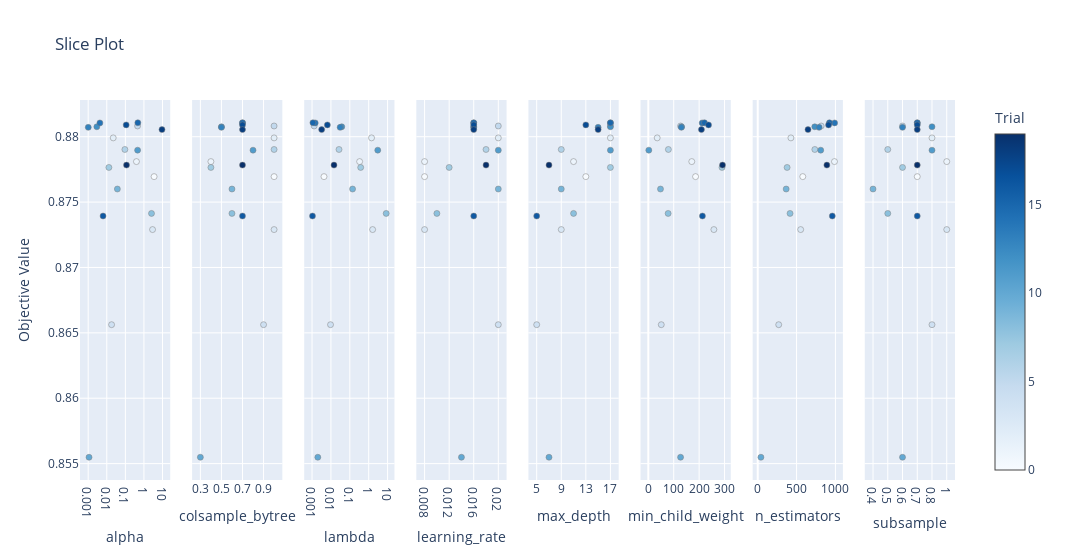

The cell this chart's notebook holds for it:
### Code cell
optuna.visualization.plot_slice(study)

### Figure 1 — Plotly figure (JSON) as saved in the notebook; plotly's stock layout.template omitted (floating-point values rounded to 4 significant figures)
{"data": [{"marker": {"color": [0, 1, 2, 3, 4, 5, 6, 7, 8, 9, 10, 11, 12, 13, 14, 15, 16, 17, 18, 19], "colorbar": {"title": {"text": "Trial"}, "x": 1, "xpad": 40}, "colorscale": [[0, "rgb(247,251,255)"], [0.125, "rgb(222,235,247)"], [0.25, "rgb(198,219,239)"], [0.375, "rgb(158,202,225)"], [0.5, "rgb(107,174,214)"], [0.625, "rgb(66,146,198)"], [0.75, "rgb(33,113,181)"], [0.875, "rgb(8,81,156)"], [1, "rgb(8,48,107)"]], "line": {"color": "Grey", "width": 0.5}, "showscale": true}, "mode": "markers", "name": "Feasible Trial", "showlegend": false, "type": "scatter", "x": [3.511, 0.3955, 0.02225, 2.907, 0.01816, 0.4528, 0.09423, 0.01299, 2.55, 0.03718, 0.00111, 0.4557, 0.002919, 0.00101, 0.004272, 0.4697, 0.006301, 0.1105, 9.333, 0.1154], "xaxis": "x", "y": [0.8769, 0.8781, 0.8799, 0.8729, 0.8656, 0.8808, 0.879, 0.8776, 0.8741, 0.876, 0.8555, 0.879, 0.8808, 0.8807, 0.8811, 0.8811, 0.8739, 0.8809, 0.8805, 0.8778], "yaxis": "y"}, {"marker": {"color": [0, 1, 2, 3, 4, 5, 6, 7, 8, 9, 10, 11, 12, 13, 14, 15, 16, 17, 18, 19], "colorbar": {"title": {"text": "Trial"}, "x": 1, "xpad": 40}, "colorscale": [[0, "rgb(247,251,255)"], [0.125, "rgb(222,235,247)"], [0.25, "rgb(198,219,239)"], [0.375, "rgb(158,202,225)"], [0.5, "rgb(107,174,214)"], [0.625, "rgb(66,146,198)"], [0.75, "rgb(33,113,181)"], [0.875, "rgb(8,81,156)"], [1, "rgb(8,48,107)"]], "line": {"color": "Grey", "width": 0.5}, "showscale": false}, "mode": "markers", "name": "Feasible Trial", "showlegend": false, "type": "scatter", "x": [1, 0.4, 1, 1, 0.9, 1, 1, 0.4, 0.6, 0.6, 0.3, 0.8, 0.5, 0.5, 0.7, 0.7, 0.7, 0.7, 0.7, 0.7], "xaxis": "x2", "y": [0.8769, 0.8781, 0.8799, 0.8729, 0.8656, 0.8808, 0.879, 0.8776, 0.8741, 0.876, 0.8555, 0.879, 0.8808, 0.8807, 0.8811, 0.8811, 0.8739, 0.8809, 0.8805, 0.8778], "yaxis": "y2"}, {"marker": {"color": [0, 1, 2, 3, 4, 5, 6, 7, 8, 9, 10, 11, 12, 13, 14, 15, 16, 17, 18, 19], "colorbar": {"title": {"text": "Trial"}, "x": 1, "xpad": 40}, "colorscale": [[0, "rgb(247,251,255)"], [0.125, "rgb(222,235,247)"], [0.25, "rgb(198,219,239)"], [0.375, "rgb(158,202,225)"], [0.5, "rgb(107,174,214)"], [0.625, "rgb(66,146,198)"], [0.75, "rgb(33,113,181)"], [0.875, "rgb(8,81,156)"], [1, "rgb(8,48,107)"]], "line": {"color": "Grey", "width": 0.5}, "showscale": false}, "mode": "markers", "name": "Feasible Trial", "showlegend": false, "type": "scatter", "x": [0.004303, 0.3318, 1.416, 1.616, 0.009525, 0.001294, 0.02679, 0.3765, 8.446, 0.1402, 0.002023, 3.021, 0.0375, 0.03077, 0.001474, 0.001112, 0.001056, 0.006473, 0.003238, 0.01456], "xaxis": "x3", "y": [0.8769, 0.8781, 0.8799, 0.8729, 0.8656, 0.8808, 0.879, 0.8776, 0.8741, 0.876, 0.8555, 0.879, 0.8808, 0.8807, 0.8811, 0.8811, 0.8739, 0.8809, 0.8805, 0.8778], "yaxis": "y3"}, {"marker": {"color": [0, 1, 2, 3, 4, 5, 6, 7, 8, 9, 10, 11, 12, 13, 14, 15, 16, 17, 18, 19], "colorbar": {"title": {"text": "Trial"}, "x": 1, "xpad": 40}, "colorscale": [[0, "rgb(247,251,255)"], [0.125, "rgb(222,235,247)"], [0.25, "rgb(198,219,239)"], [0.375, "rgb(158,202,225)"], [0.5, "rgb(107,174,214)"], [0.625, "rgb(66,146,198)"], [0.75, "rgb(33,113,181)"], [0.875, "rgb(8,81,156)"], [1, "rgb(8,48,107)"]], "line": {"color": "Grey", "width": 0.5}, "showscale": false}, "mode": "markers", "name": "Feasible Trial", "showlegend": false, "type": "scatter", "x": [0.008, 0.008, 0.02, 0.008, 0.02, 0.02, 0.018, 0.012, 0.01, 0.02, 0.014, 0.02, 0.016, 0.016, 0.016, 0.016, 0.016, 0.016, 0.016, 0.018], "xaxis": "x4", "y": [0.8769, 0.8781, 0.8799, 0.8729, 0.8656, 0.8808, 0.879, 0.8776, 0.8741, 0.876, 0.8555, 0.879, 0.8808, 0.8807, 0.8811, 0.8811, 0.8739, 0.8809, 0.8805, 0.8778], "yaxis": "y4"}, {"marker": {"color": [0, 1, 2, 3, 4, 5, 6, 7, 8, 9, 10, 11, 12, 13, 14, 15, 16, 17, 18, 19], "colorbar": {"title": {"text": "Trial"}, "x": 1, "xpad": 40}, "colorscale": [[0, "rgb(247,251,255)"], [0.125, "rgb(222,235,247)"], [0.25, "rgb(198,219,239)"], [0.375, "rgb(158,202,225)"], [0.5, "rgb(107,174,214)"], [0.625, "rgb(66,146,198)"], [0.75, "rgb(33,113,181)"], [0.875, "rgb(8,81,156)"], [1, "rgb(8,48,107)"]], "line": {"color": "Grey", "width": 0.5}, "showscale": false}, "mode": "markers", "name": "Feasible Trial", "showlegend": false, "type": "scatter", "x": [13, 11, 17, 9, 5, 17, 9, 17, 11, 9, 7, 17, 17, 15, 17, 17, 5, 13, 15, 7], "xaxis": "x5", "y": [0.8769, 0.8781, 0.8799, 0.8729, 0.8656, 0.8808, 0.879, 0.8776, 0.8741, 0.876, 0.8555, 0.879, 0.8808, 0.8807, 0.8811, 0.8811, 0.8739, 0.8809, 0.8805, 0.8778], "yaxis": "y5"}, {"marker": {"color": [0, 1, 2, 3, 4, 5, 6, 7, 8, 9, 10, 11, 12, 13, 14, 15, 16, 17, 18, 19], "colorbar": {"title": {"text": "Trial"}, "x": 1, "xpad": 40}, "colorscale": [[0, "rgb(247,251,255)"], [0.125, "rgb(222,235,247)"], [0.25, "rgb(198,219,239)"], [0.375, "rgb(158,202,225)"], [0.5, "rgb(107,174,214)"], [0.625, "rgb(66,146,198)"], [0.75, "rgb(33,113,181)"], [0.875, "rgb(8,81,156)"], [1, "rgb(8,48,107)"]], "line": {"color": "Grey", "width": 0.5}, "showscale": false}, "mode": "markers", "name": "Feasible Trial", "showlegend": false, "type": "scatter", "x": [186, 171, 35, 258, 51, 127, 79, 290, 78, 48, 127, 2, 131, 130, 212, 221, 213, 237, 209, 292], "xaxis": "x6", "y": [0.8769, 0.8781, 0.8799, 0.8729, 0.8656, 0.8808, 0.879, 0.8776, 0.8741, 0.876, 0.8555, 0.879, 0.8808, 0.8807, 0.8811, 0.8811, 0.8739, 0.8809, 0.8805, 0.8778], "yaxis": "y6"}, {"marker": {"color": [0, 1, 2, 3, 4, 5, 6, 7, 8, 9, 10, 11, 12, 13, 14, 15, 16, 17, 18, 19], "colorbar": {"title": {"text": "Trial"}, "x": 1, "xpad": 40}, "colorscale": [[0, "rgb(247,251,255)"], [0.125, "rgb(222,235,247)"], [0.25, "rgb(198,219,239)"], [0.375, "rgb(158,202,225)"], [0.5, "rgb(107,174,214)"], [0.625, "rgb(66,146,198)"], [0.75, "rgb(33,113,181)"], [0.875, "rgb(8,81,156)"], [1, "rgb(8,48,107)"]], "line": {"color": "Grey", "width": 0.5}, "showscale": false}, "mode": "markers", "name": "Feasible Trial", "showlegend": false, "type": "scatter", "x": [580, 988, 427, 553, 270, 817, 735, 378, 416, 366, 41, 811, 734, 790, 990, 923, 960, 912, 647, 890], "xaxis": "x7", "y": [0.8769, 0.8781, 0.8799, 0.8729, 0.8656, 0.8808, 0.879, 0.8776, 0.8741, 0.876, 0.8555, 0.879, 0.8808, 0.8807, 0.8811, 0.8811, 0.8739, 0.8809, 0.8805, 0.8778], "yaxis": "y7"}, {"marker": {"color": [0, 1, 2, 3, 4, 5, 6, 7, 8, 9, 10, 11, 12, 13, 14, 15, 16, 17, 18, 19], "colorbar": {"title": {"text": "Trial"}, "x": 1, "xpad": 40}, "colorscale": [[0, "rgb(247,251,255)"], [0.125, "rgb(222,235,247)"], [0.25, "rgb(198,219,239)"], [0.375, "rgb(158,202,225)"], [0.5, "rgb(107,174,214)"], [0.625, "rgb(66,146,198)"], [0.75, "rgb(33,113,181)"], [0.875, "rgb(8,81,156)"], [1, "rgb(8,48,107)"]], "line": {"color": "Grey", "width": 0.5}, "showscale": false}, "mode": "markers", "name": "Feasible Trial", "showlegend": false, "type": "scatter", "x": [0.7, 1, 0.8, 1, 0.8, 0.6, 0.5, 0.6, 0.5, 0.4, 0.6, 0.8, 0.8, 0.6, 0.7, 0.7, 0.7, 0.7, 0.7, 0.7], "xaxis": "x8", "y": [0.8769, 0.8781, 0.8799, 0.8729, 0.8656, 0.8808, 0.879, 0.8776, 0.8741, 0.876, 0.8555, 0.879, 0.8808, 0.8807, 0.8811, 0.8811, 0.8739, 0.8809, 0.8805, 0.8778], "yaxis": "y8"}], "layout": {"title": {"text": "Slice Plot"}, "width": 2400, "xaxis": {"anchor": "y", "domain": [0, 0.1031], "title": {"text": "alpha"}, "type": "log"}, "xaxis2": {"anchor": "y2", "categoryarray": [0.3, 0.4, 0.5, 0.6, 0.7, 0.8, 0.9, 1], "categoryorder": "array", "domain": [0.1281, 0.2312], "title": {"text": "colsample_bytree"}, "type": "category"}, "xaxis3": {"anchor": "y3", "domain": [0.2562, 0.3594], "title": {"text": "lambda"}, "type": "log"}, "xaxis4": {"anchor": "y4", "categoryarray": [0.008, 0.01, 0.012, 0.014, 0.016, 0.018, 0.02], "categoryorder": "array", "domain": [0.3844, 0.4875], "title": {"text": "learning_rate"}, "type": "category"}, "xaxis5": {"anchor": "y5", "categoryarray": [5, 7, 9, 11, 13, 15, 17], "categoryorder": "array", "domain": [0.5125, 0.6156], "title": {"text": "max_depth"}, "type": "category"}, "xaxis6": {"anchor": "y6", "domain": [0.6406, 0.7438], "title": {"text": "min_child_weight"}}, "xaxis7": {"anchor": "y7", "domain": [0.7687, 0.8719], "title": {"text": "n_estimators"}}, "xaxis8": {"anchor": "y8", "categoryarray": [0.4, 0.5, 0.6, 0.7, 0.8, 1], "categoryorder": "array", "domain": [0.8969, 1], "title": {"text": "subsample"}, "type": "category"}, "yaxis": {"anchor": "x", "domain": [0, 1], "title": {"text": "Objective Value"}}, "yaxis2": {"anchor": "x2", "domain": [0, 1], "matches": "y", "showticklabels": false}, "yaxis3": {"anchor": "x3", "domain": [0, 1], "matches": "y", "showticklabels": false}, "yaxis4": {"anchor": "x4", "domain": [0, 1], "matches": "y", "showticklabels": false}, "yaxis5": {"anchor": "x5", "domain": [0, 1], "matches": "y", "showticklabels": false}, "yaxis6": {"anchor": "x6", "domain": [0, 1], "matches": "y", "showticklabels": false}, "yaxis7": {"anchor": "x7", "domain": [0, 1], "matches": "y", "showticklabels": false}, "yaxis8": {"anchor": "x8", "domain": [0, 1], "matches": "y", "showticklabels": false}}}
